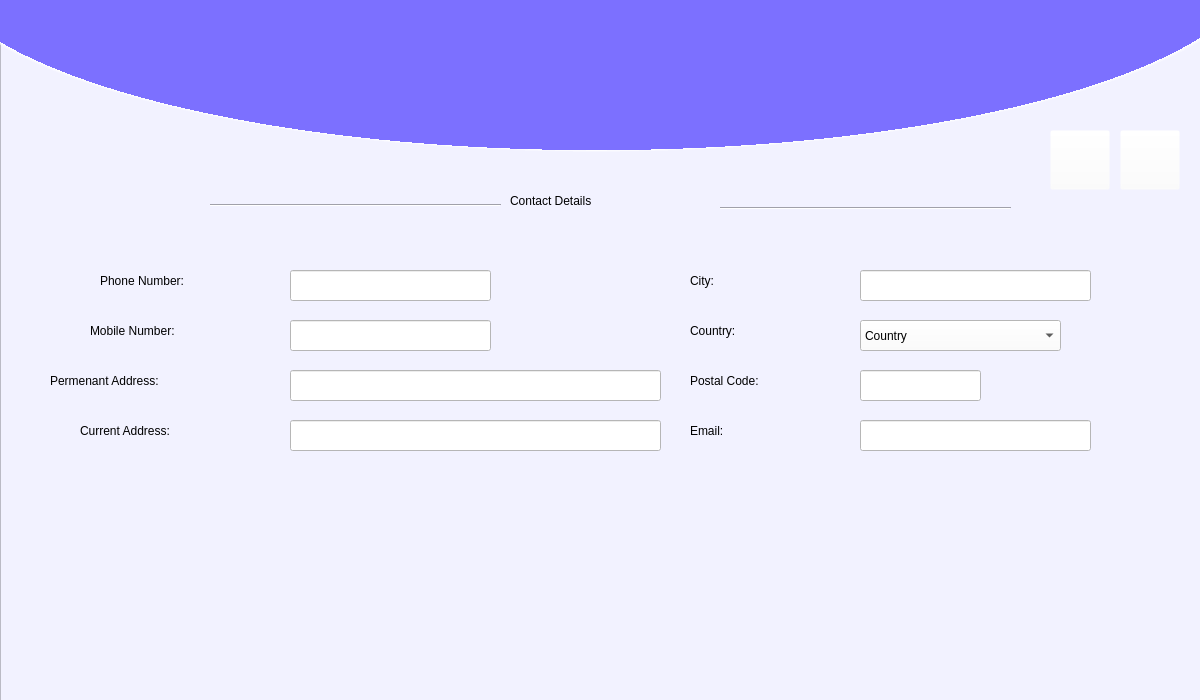
<?xml version="1.0" encoding="UTF-8"?>
<ui version="4.0">
 <class>Form</class>
 <widget class="QWidget" name="Form">
  <property name="geometry">
   <rect>
    <x>0</x>
    <y>0</y>
    <width>1200</width>
    <height>700</height>
   </rect>
  </property>
  <property name="maximumSize">
   <size>
    <width>1200</width>
    <height>700</height>
   </size>
  </property>
  <property name="windowTitle">
   <string>Form</string>
  </property>
  <widget class="QFrame" name="MainFrame">
   <property name="geometry">
    <rect>
     <x>0</x>
     <y>-20</y>
     <width>1281</width>
     <height>721</height>
    </rect>
   </property>
   <property name="styleSheet">
    <string notr="true">background-color: rgb(242, 242, 255);</string>
   </property>
   <property name="frameShape">
    <enum>QFrame::StyledPanel</enum>
   </property>
   <property name="frameShadow">
    <enum>QFrame::Raised</enum>
   </property>
   <widget class="QWidget" name="TopBlueCurve" native="true">
    <property name="geometry">
     <rect>
      <x>-100</x>
      <y>-230</y>
      <width>1400</width>
      <height>410</height>
     </rect>
    </property>
    <property name="autoFillBackground">
     <bool>false</bool>
    </property>
    <property name="styleSheet">
     <string notr="true">background-color: qradialgradient(spread:pad, cx:0.5, cy:0.5, radius:0.911, fx:0.495, fy:0.5, stop:0 rgba(124, 112, 255, 255), stop:0.522167 rgba(124, 112, 255, 255), stop:0.522685 rgba(255, 255, 255, 255), stop:0.527094 rgba(255, 255, 255, 0));
</string>
    </property>
   </widget>
   <widget class="QLabel" name="Services_label">
    <property name="geometry">
     <rect>
      <x>510</x>
      <y>200</y>
      <width>211</width>
      <height>41</height>
     </rect>
    </property>
    <property name="styleSheet">
     <string notr="true">
font: 75 16pt &quot;Segoe UI Black&quot;;
</string>
    </property>
    <property name="text">
     <string>Contact Details</string>
    </property>
   </widget>
   <widget class="QLabel" name="Services_label_2">
    <property name="geometry">
     <rect>
      <x>100</x>
      <y>290</y>
      <width>181</width>
      <height>21</height>
     </rect>
    </property>
    <property name="styleSheet">
     <string notr="true">font: 13pt &quot;Segoe UI Black&quot;;</string>
    </property>
    <property name="text">
     <string>Phone Number:</string>
    </property>
   </widget>
   <widget class="QLineEdit" name="phone_entry">
    <property name="geometry">
     <rect>
      <x>290</x>
      <y>290</y>
      <width>201</width>
      <height>31</height>
     </rect>
    </property>
    <property name="styleSheet">
     <string notr="true">background-color: rgb(255, 255, 255);font: 11pt &quot;MS Shell Dlg 2&quot;;</string>
    </property>
    <property name="text">
     <string/>
    </property>
    <property name="maxLength">
     <number>10</number>
    </property>
    <property name="echoMode">
     <enum>QLineEdit::Normal</enum>
    </property>
    <property name="clearButtonEnabled">
     <bool>true</bool>
    </property>
   </widget>
   <widget class="QLineEdit" name="mobile_entry">
    <property name="geometry">
     <rect>
      <x>290</x>
      <y>340</y>
      <width>201</width>
      <height>31</height>
     </rect>
    </property>
    <property name="styleSheet">
     <string notr="true">background-color: rgb(255, 255, 255);font: 11pt &quot;MS Shell Dlg 2&quot;;</string>
    </property>
    <property name="text">
     <string/>
    </property>
    <property name="maxLength">
     <number>11</number>
    </property>
    <property name="clearButtonEnabled">
     <bool>true</bool>
    </property>
   </widget>
   <widget class="QLabel" name="Services_label_3">
    <property name="geometry">
     <rect>
      <x>90</x>
      <y>340</y>
      <width>181</width>
      <height>21</height>
     </rect>
    </property>
    <property name="styleSheet">
     <string notr="true">font: 13pt &quot;Segoe UI Black&quot;;</string>
    </property>
    <property name="text">
     <string>Mobile Number:</string>
    </property>
   </widget>
   <widget class="QLineEdit" name="email_entry">
    <property name="geometry">
     <rect>
      <x>860</x>
      <y>440</y>
      <width>231</width>
      <height>31</height>
     </rect>
    </property>
    <property name="styleSheet">
     <string notr="true">background-color: rgb(255, 255, 255);font: 11pt &quot;MS Shell Dlg 2&quot;;</string>
    </property>
    <property name="text">
     <string/>
    </property>
    <property name="clearButtonEnabled">
     <bool>true</bool>
    </property>
   </widget>
   <widget class="QLabel" name="Services_label_4">
    <property name="geometry">
     <rect>
      <x>690</x>
      <y>440</y>
      <width>121</width>
      <height>21</height>
     </rect>
    </property>
    <property name="styleSheet">
     <string notr="true">font: 13pt &quot;Segoe UI Black&quot;;</string>
    </property>
    <property name="text">
     <string>Email:</string>
    </property>
   </widget>
   <widget class="QLineEdit" name="postalcode_entry">
    <property name="geometry">
     <rect>
      <x>860</x>
      <y>390</y>
      <width>121</width>
      <height>31</height>
     </rect>
    </property>
    <property name="styleSheet">
     <string notr="true">background-color: rgb(255, 255, 255);font: 11pt &quot;MS Shell Dlg 2&quot;;</string>
    </property>
    <property name="text">
     <string/>
    </property>
    <property name="clearButtonEnabled">
     <bool>true</bool>
    </property>
   </widget>
   <widget class="QLineEdit" name="caddress_entry">
    <property name="geometry">
     <rect>
      <x>290</x>
      <y>440</y>
      <width>371</width>
      <height>31</height>
     </rect>
    </property>
    <property name="styleSheet">
     <string notr="true">background-color: rgb(255, 255, 255);font: 11pt &quot;MS Shell Dlg 2&quot;;</string>
    </property>
    <property name="text">
     <string/>
    </property>
    <property name="clearButtonEnabled">
     <bool>true</bool>
    </property>
   </widget>
   <widget class="QLabel" name="Services_label_9">
    <property name="geometry">
     <rect>
      <x>690</x>
      <y>380</y>
      <width>151</width>
      <height>41</height>
     </rect>
    </property>
    <property name="styleSheet">
     <string notr="true">font: 13pt &quot;Segoe UI Black&quot;;</string>
    </property>
    <property name="text">
     <string>Postal Code:</string>
    </property>
   </widget>
   <widget class="QLineEdit" name="paddress_entry">
    <property name="geometry">
     <rect>
      <x>290</x>
      <y>390</y>
      <width>371</width>
      <height>31</height>
     </rect>
    </property>
    <property name="styleSheet">
     <string notr="true">background-color: rgb(255, 255, 255);font: 11pt &quot;MS Shell Dlg 2&quot;;</string>
    </property>
    <property name="text">
     <string/>
    </property>
    <property name="echoMode">
     <enum>QLineEdit::Normal</enum>
    </property>
    <property name="clearButtonEnabled">
     <bool>true</bool>
    </property>
   </widget>
   <widget class="QLabel" name="Services_label_10">
    <property name="geometry">
     <rect>
      <x>80</x>
      <y>440</y>
      <width>201</width>
      <height>21</height>
     </rect>
    </property>
    <property name="styleSheet">
     <string notr="true">font: 13pt &quot;Segoe UI Black&quot;;</string>
    </property>
    <property name="text">
     <string>Current Address:</string>
    </property>
   </widget>
   <widget class="QLabel" name="Services_label_11">
    <property name="geometry">
     <rect>
      <x>50</x>
      <y>390</y>
      <width>231</width>
      <height>21</height>
     </rect>
    </property>
    <property name="styleSheet">
     <string notr="true">font: 13pt &quot;Segoe UI Black&quot;;
</string>
    </property>
    <property name="text">
     <string>Permenant Address:</string>
    </property>
   </widget>
   <widget class="QLabel" name="Services_label_12">
    <property name="geometry">
     <rect>
      <x>690</x>
      <y>280</y>
      <width>121</width>
      <height>41</height>
     </rect>
    </property>
    <property name="styleSheet">
     <string notr="true">font: 13pt &quot;Segoe UI Black&quot;;</string>
    </property>
    <property name="text">
     <string>City:</string>
    </property>
   </widget>
   <widget class="QLabel" name="Services_label_13">
    <property name="geometry">
     <rect>
      <x>690</x>
      <y>330</y>
      <width>121</width>
      <height>41</height>
     </rect>
    </property>
    <property name="styleSheet">
     <string notr="true">font: 13pt &quot;Segoe UI Black&quot;;</string>
    </property>
    <property name="text">
     <string>Country:</string>
    </property>
   </widget>
   <widget class="QComboBox" name="countryBox">
    <property name="geometry">
     <rect>
      <x>860</x>
      <y>340</y>
      <width>201</width>
      <height>31</height>
     </rect>
    </property>
    <property name="styleSheet">
     <string notr="true">background-color: rgb(255, 255, 255);
font: 11pt &quot;MS Shell Dlg 2&quot;;</string>
    </property>
    <item>
     <property name="text">
      <string>Country</string>
     </property>
    </item>
    <item>
     <property name="text">
      <string>Afghanistan</string>
     </property>
    </item>
    <item>
     <property name="text">
      <string>Åland (Finland)</string>
     </property>
    </item>
    <item>
     <property name="text">
      <string>Albania</string>
     </property>
    </item>
    <item>
     <property name="text">
      <string>Algeria</string>
     </property>
    </item>
    <item>
     <property name="text">
      <string>American Samoa (US)</string>
     </property>
    </item>
    <item>
     <property name="text">
      <string>Andorra</string>
     </property>
    </item>
    <item>
     <property name="text">
      <string>Angola</string>
     </property>
    </item>
    <item>
     <property name="text">
      <string>Anguilla (BOT)</string>
     </property>
    </item>
    <item>
     <property name="text">
      <string>Antigua and Barbuda</string>
     </property>
    </item>
    <item>
     <property name="text">
      <string>Argentina</string>
     </property>
    </item>
    <item>
     <property name="text">
      <string>Armenia</string>
     </property>
    </item>
    <item>
     <property name="text">
      <string>Artsakh</string>
     </property>
    </item>
    <item>
     <property name="text">
      <string>Aruba (Netherlands)</string>
     </property>
    </item>
    <item>
     <property name="text">
      <string>Australia</string>
     </property>
    </item>
    <item>
     <property name="text">
      <string>Austria</string>
     </property>
    </item>
    <item>
     <property name="text">
      <string>Azerbaijan</string>
     </property>
    </item>
    <item>
     <property name="text">
      <string>Bahamas</string>
     </property>
    </item>
    <item>
     <property name="text">
      <string>Bahrain</string>
     </property>
    </item>
    <item>
     <property name="text">
      <string>Bangladesh</string>
     </property>
    </item>
    <item>
     <property name="text">
      <string>Barbados</string>
     </property>
    </item>
    <item>
     <property name="text">
      <string>Belarus</string>
     </property>
    </item>
    <item>
     <property name="text">
      <string>Belgium</string>
     </property>
    </item>
    <item>
     <property name="text">
      <string>Belize</string>
     </property>
    </item>
    <item>
     <property name="text">
      <string>Benin</string>
     </property>
    </item>
    <item>
     <property name="text">
      <string>Bermuda (BOT)</string>
     </property>
    </item>
    <item>
     <property name="text">
      <string>Bhutan</string>
     </property>
    </item>
    <item>
     <property name="text">
      <string>Bolivia</string>
     </property>
    </item>
    <item>
     <property name="text">
      <string>Bonaire (Netherlands)</string>
     </property>
    </item>
    <item>
     <property name="text">
      <string>Bosnia and Herzegovina</string>
     </property>
    </item>
    <item>
     <property name="text">
      <string>Botswana</string>
     </property>
    </item>
    <item>
     <property name="text">
      <string>Brazil</string>
     </property>
    </item>
    <item>
     <property name="text">
      <string>British Virgin Islands (BOT)</string>
     </property>
    </item>
    <item>
     <property name="text">
      <string>Brunei</string>
     </property>
    </item>
    <item>
     <property name="text">
      <string>Bulgaria</string>
     </property>
    </item>
    <item>
     <property name="text">
      <string>Burkina Faso</string>
     </property>
    </item>
    <item>
     <property name="text">
      <string>Burundi</string>
     </property>
    </item>
    <item>
     <property name="text">
      <string>Cambodia</string>
     </property>
    </item>
    <item>
     <property name="text">
      <string>Cameroon</string>
     </property>
    </item>
    <item>
     <property name="text">
      <string>Canada</string>
     </property>
    </item>
    <item>
     <property name="text">
      <string>Cape Verde</string>
     </property>
    </item>
    <item>
     <property name="text">
      <string>Cayman Islands (BOT)</string>
     </property>
    </item>
    <item>
     <property name="text">
      <string>Central African Republic</string>
     </property>
    </item>
    <item>
     <property name="text">
      <string>Chad</string>
     </property>
    </item>
    <item>
     <property name="text">
      <string>Chile</string>
     </property>
    </item>
    <item>
     <property name="text">
      <string>China</string>
     </property>
    </item>
    <item>
     <property name="text">
      <string>Christmas Island (Australia)</string>
     </property>
    </item>
    <item>
     <property name="text">
      <string>Cocos (Keeling) Islands

 (Australia)</string>
     </property>
    </item>
    <item>
     <property name="text">
      <string>Colombia</string>
     </property>
    </item>
    <item>
     <property name="text">
      <string>Comoros</string>
     </property>
    </item>
    <item>
     <property name="text">
      <string>Congo</string>
     </property>
    </item>
    <item>
     <property name="text">
      <string>Cook Islands</string>
     </property>
    </item>
    <item>
     <property name="text">
      <string>Costa Rica</string>
     </property>
    </item>
    <item>
     <property name="text">
      <string>Croatia</string>
     </property>
    </item>
    <item>
     <property name="text">
      <string>Cuba</string>
     </property>
    </item>
    <item>
     <property name="text">
      <string>Curaçao (Netherlands)</string>
     </property>
    </item>
    <item>
     <property name="text">
      <string>Cyprus</string>
     </property>
    </item>
    <item>
     <property name="text">
      <string>Czech Republic</string>
     </property>
    </item>
    <item>
     <property name="text">
      <string>Denmark</string>
     </property>
    </item>
    <item>
     <property name="text">
      <string>Egypt</string>
     </property>
    </item>
    <item>
     <property name="text">
      <string>Estonia</string>
     </property>
    </item>
    <item>
     <property name="text">
      <string>Ethiopia</string>
     </property>
    </item>
    <item>
     <property name="text">
      <string>Falkland Islands (BOT)</string>
     </property>
    </item>
    <item>
     <property name="text">
      <string>Finland</string>
     </property>
    </item>
    <item>
     <property name="text">
      <string>France</string>
     </property>
    </item>
    <item>
     <property name="text">
      <string>French Guiana (France)</string>
     </property>
    </item>
    <item>
     <property name="text">
      <string>French Polynesia (France)</string>
     </property>
    </item>
    <item>
     <property name="text">
      <string>Georgia</string>
     </property>
    </item>
    <item>
     <property name="text">
      <string>Germany</string>
     </property>
    </item>
    <item>
     <property name="text">
      <string>Greece</string>
     </property>
    </item>
    <item>
     <property name="text">
      <string>Greenland (Denmark)</string>
     </property>
    </item>
    <item>
     <property name="text">
      <string>Haiti</string>
     </property>
    </item>
    <item>
     <property name="text">
      <string>Hong Kong</string>
     </property>
    </item>
    <item>
     <property name="text">
      <string>Hungary</string>
     </property>
    </item>
    <item>
     <property name="text">
      <string>Iceland</string>
     </property>
    </item>
    <item>
     <property name="text">
      <string>India</string>
     </property>
    </item>
    <item>
     <property name="text">
      <string>Indonesia</string>
     </property>
    </item>
    <item>
     <property name="text">
      <string>Iran</string>
     </property>
    </item>
    <item>
     <property name="text">
      <string>Iraq</string>
     </property>
    </item>
    <item>
     <property name="text">
      <string>Ireland</string>
     </property>
    </item>
    <item>
     <property name="text">
      <string>Isle of Man (Crown Dependency)</string>
     </property>
    </item>
    <item>
     <property name="text">
      <string>Israel</string>
     </property>
    </item>
    <item>
     <property name="text">
      <string>Italy</string>
     </property>
    </item>
    <item>
     <property name="text">
      <string>Japan</string>
     </property>
    </item>
    <item>
     <property name="text">
      <string>Jordan</string>
     </property>
    </item>
    <item>
     <property name="text">
      <string>Kazakhstan</string>
     </property>
    </item>
    <item>
     <property name="text">
      <string>Kenya</string>
     </property>
    </item>
    <item>
     <property name="text">
      <string>Kuwait</string>
     </property>
    </item>
    <item>
     <property name="text">
      <string>Kyrgyzstan</string>
     </property>
    </item>
    <item>
     <property name="text">
      <string>Lebanon</string>
     </property>
    </item>
    <item>
     <property name="text">
      <string>Lesotho</string>
     </property>
    </item>
    <item>
     <property name="text">
      <string>Liberia</string>
     </property>
    </item>
    <item>
     <property name="text">
      <string>Libya</string>
     </property>
    </item>
    <item>
     <property name="text">
      <string>Liechtenstein</string>
     </property>
    </item>
    <item>
     <property name="text">
      <string>Lithuania</string>
     </property>
    </item>
    <item>
     <property name="text">
      <string>Luxembourg</string>
     </property>
    </item>
    <item>
     <property name="text">
      <string>Macau</string>
     </property>
    </item>
    <item>
     <property name="text">
      <string>Madagascar</string>
     </property>
    </item>
    <item>
     <property name="text">
      <string>Malawi</string>
     </property>
    </item>
    <item>
     <property name="text">
      <string>Malaysia</string>
     </property>
    </item>
    <item>
     <property name="text">
      <string>Maldives</string>
     </property>
    </item>
    <item>
     <property name="text">
      <string>Mali</string>
     </property>
    </item>
    <item>
     <property name="text">
      <string>Mexico</string>
     </property>
    </item>
    <item>
     <property name="text">
      <string>Micronesia</string>
     </property>
    </item>
    <item>
     <property name="text">
      <string>Moldova</string>
     </property>
    </item>
    <item>
     <property name="text">
      <string>Monaco</string>
     </property>
    </item>
    <item>
     <property name="text">
      <string>Mongolia</string>
     </property>
    </item>
    <item>
     <property name="text">
      <string>Montenegro</string>
     </property>
    </item>
    <item>
     <property name="text">
      <string>Montserrat (BOT)</string>
     </property>
    </item>
    <item>
     <property name="text">
      <string>Morocco</string>
     </property>
    </item>
    <item>
     <property name="text">
      <string>Mozambique</string>
     </property>
    </item>
    <item>
     <property name="text">
      <string>Nauru</string>
     </property>
    </item>
    <item>
     <property name="text">
      <string>Nepal</string>
     </property>
    </item>
    <item>
     <property name="text">
      <string>Netherlands</string>
     </property>
    </item>
    <item>
     <property name="text">
      <string>New Caledonia (France)</string>
     </property>
    </item>
    <item>
     <property name="text">
      <string>New Zealand</string>
     </property>
    </item>
    <item>
     <property name="text">
      <string>Nicaragua</string>
     </property>
    </item>
    <item>
     <property name="text">
      <string>Niger</string>
     </property>
    </item>
    <item>
     <property name="text">
      <string>Nigeria</string>
     </property>
    </item>
    <item>
     <property name="text">
      <string>Niue</string>
     </property>
    </item>
    <item>
     <property name="text">
      <string>Norfolk Island (Australia)</string>
     </property>
    </item>
    <item>
     <property name="text">
      <string>North Korea</string>
     </property>
    </item>
    <item>
     <property name="text">
      <string>Norway</string>
     </property>
    </item>
    <item>
     <property name="text">
      <string>Oman</string>
     </property>
    </item>
    <item>
     <property name="text">
      <string>Pakistan</string>
     </property>
    </item>
    <item>
     <property name="text">
      <string>Palau</string>
     </property>
    </item>
    <item>
     <property name="text">
      <string>Palestine</string>
     </property>
    </item>
    <item>
     <property name="text">
      <string>Panama</string>
     </property>
    </item>
    <item>
     <property name="text">
      <string>Papua New Guinea</string>
     </property>
    </item>
    <item>
     <property name="text">
      <string>Paraguay</string>
     </property>
    </item>
    <item>
     <property name="text">
      <string>Peru</string>
     </property>
    </item>
    <item>
     <property name="text">
      <string>Philippines</string>
     </property>
    </item>
    <item>
     <property name="text">
      <string>Pitcairn Islands (BOT)</string>
     </property>
    </item>
    <item>
     <property name="text">
      <string>Poland</string>
     </property>
    </item>
    <item>
     <property name="text">
      <string>Portugal</string>
     </property>
    </item>
    <item>
     <property name="text">
      <string>Qatar</string>
     </property>
    </item>
    <item>
     <property name="text">
      <string>Romania</string>
     </property>
    </item>
    <item>
     <property name="text">
      <string>Russia</string>
     </property>
    </item>
    <item>
     <property name="text">
      <string>Samoa</string>
     </property>
    </item>
    <item>
     <property name="text">
      <string>San Marino</string>
     </property>
    </item>
    <item>
     <property name="text">
      <string>São Tomé and Príncipe</string>
     </property>
    </item>
    <item>
     <property name="text">
      <string>Saudi Arabia</string>
     </property>
    </item>
    <item>
     <property name="text">
      <string>Serbia</string>
     </property>
    </item>
    <item>
     <property name="text">
      <string>Somalia</string>
     </property>
    </item>
    <item>
     <property name="text">
      <string>South Africa</string>
     </property>
    </item>
    <item>
     <property name="text">
      <string>South Korea</string>
     </property>
    </item>
    <item>
     <property name="text">
      <string>South Sudan</string>
     </property>
    </item>
    <item>
     <property name="text">
      <string>Spain</string>
     </property>
    </item>
    <item>
     <property name="text">
      <string>Sri Lanka</string>
     </property>
    </item>
    <item>
     <property name="text">
      <string>Sudan</string>
     </property>
    </item>
    <item>
     <property name="text">
      <string>Sweden</string>
     </property>
    </item>
    <item>
     <property name="text">
      <string>Switzerland</string>
     </property>
    </item>
    <item>
     <property name="text">
      <string>Syria</string>
     </property>
    </item>
    <item>
     <property name="text">
      <string>Taiwan</string>
     </property>
    </item>
    <item>
     <property name="text">
      <string>Tajikistan</string>
     </property>
    </item>
    <item>
     <property name="text">
      <string>Tanzania</string>
     </property>
    </item>
    <item>
     <property name="text">
      <string>Thailand</string>
     </property>
    </item>
    <item>
     <property name="text">
      <string>Tunisia</string>
     </property>
    </item>
    <item>
     <property name="text">
      <string>Turkey</string>
     </property>
    </item>
    <item>
     <property name="text">
      <string>Turkmenistan</string>
     </property>
    </item>
    <item>
     <property name="text">
      <string>Uganda</string>
     </property>
    </item>
    <item>
     <property name="text">
      <string>Ukraine</string>
     </property>
    </item>
    <item>
     <property name="text">
      <string>United Arab Emirates</string>
     </property>
    </item>
    <item>
     <property name="text">
      <string>United Kingdom</string>
     </property>
    </item>
    <item>
     <property name="text">
      <string>United States</string>
     </property>
    </item>
    <item>
     <property name="text">
      <string>Uruguay</string>
     </property>
    </item>
    <item>
     <property name="text">
      <string>Uzbekistan</string>
     </property>
    </item>
    <item>
     <property name="text">
      <string>Vietnam</string>
     </property>
    </item>
    <item>
     <property name="text">
      <string>Wallis and Futuna (France)</string>
     </property>
    </item>
    <item>
     <property name="text">
      <string>Western Sahara</string>
     </property>
    </item>
    <item>
     <property name="text">
      <string>Yemen</string>
     </property>
    </item>
    <item>
     <property name="text">
      <string>Zambia</string>
     </property>
    </item>
    <item>
     <property name="text">
      <string>Zimbabwe</string>
     </property>
    </item>
   </widget>
   <widget class="QPushButton" name="forward">
    <property name="geometry">
     <rect>
      <x>1120</x>
      <y>150</y>
      <width>60</width>
      <height>60</height>
     </rect>
    </property>
    <property name="cursor">
     <cursorShape>PointingHandCursor</cursorShape>
    </property>
    <property name="styleSheet">
     <string notr="true">background-color: rgba(255, 255, 255, 0);</string>
    </property>
    <property name="text">
     <string/>
    </property>
    <property name="icon">
     <iconset>
      <normaloff>../Images/arroe_right.png</normaloff>../Images/arroe_right.png</iconset>
    </property>
    <property name="iconSize">
     <size>
      <width>60</width>
      <height>60</height>
     </size>
    </property>
   </widget>
   <widget class="QPushButton" name="back">
    <property name="geometry">
     <rect>
      <x>1050</x>
      <y>150</y>
      <width>60</width>
      <height>60</height>
     </rect>
    </property>
    <property name="cursor">
     <cursorShape>PointingHandCursor</cursorShape>
    </property>
    <property name="styleSheet">
     <string notr="true">background-color: rgba(255, 255, 255, 0);</string>
    </property>
    <property name="text">
     <string/>
    </property>
    <property name="icon">
     <iconset>
      <normaloff>../Images/arroe_left.png</normaloff>../Images/arroe_left.png</iconset>
    </property>
    <property name="iconSize">
     <size>
      <width>60</width>
      <height>60</height>
     </size>
    </property>
   </widget>
   <widget class="QLabel" name="error">
    <property name="geometry">
     <rect>
      <x>670</x>
      <y>639</y>
      <width>381</width>
      <height>31</height>
     </rect>
    </property>
    <property name="styleSheet">
     <string notr="true">font: 9pt &quot;MS Shell Dlg 2&quot;;
color: rgb(222, 0, 0);</string>
    </property>
    <property name="text">
     <string/>
    </property>
    <property name="alignment">
     <set>Qt::AlignCenter</set>
    </property>
   </widget>
   <widget class="QLineEdit" name="city_entry">
    <property name="geometry">
     <rect>
      <x>860</x>
      <y>290</y>
      <width>231</width>
      <height>31</height>
     </rect>
    </property>
    <property name="styleSheet">
     <string notr="true">background-color: rgb(255, 255, 255);font: 11pt &quot;MS Shell Dlg 2&quot;;</string>
    </property>
    <property name="text">
     <string/>
    </property>
    <property name="clearButtonEnabled">
     <bool>true</bool>
    </property>
   </widget>
   <widget class="QPushButton" name="Save">
    <property name="geometry">
     <rect>
      <x>1050</x>
      <y>640</y>
      <width>101</width>
      <height>41</height>
     </rect>
    </property>
    <property name="styleSheet">
     <string notr="true">background-color: rgb(124, 112, 255);
color: rgb(255, 255, 255);
font: 87 14pt &quot;Segoe UI Black&quot;;
border-radius: 10px</string>
    </property>
    <property name="text">
     <string>Save</string>
    </property>
   </widget>
   <widget class="QWidget" name="dhoka" native="true">
    <property name="geometry">
     <rect>
      <x>1040</x>
      <y>610</y>
      <width>120</width>
      <height>80</height>
     </rect>
    </property>
    <property name="styleSheet">
     <string notr="true"/>
    </property>
   </widget>
   <widget class="Line" name="line">
    <property name="geometry">
     <rect>
      <x>720</x>
      <y>220</y>
      <width>291</width>
      <height>16</height>
     </rect>
    </property>
    <property name="orientation">
     <enum>Qt::Horizontal</enum>
    </property>
   </widget>
   <widget class="Line" name="line_2">
    <property name="geometry">
     <rect>
      <x>210</x>
      <y>215</y>
      <width>291</width>
      <height>21</height>
     </rect>
    </property>
    <property name="orientation">
     <enum>Qt::Horizontal</enum>
    </property>
   </widget>
   <widget class="QPushButton" name="pushButton_2">
    <property name="geometry">
     <rect>
      <x>430</x>
      <y>30</y>
      <width>360</width>
      <height>150</height>
     </rect>
    </property>
    <property name="styleSheet">
     <string notr="true">background-color: rgba(255, 255, 255, 0);</string>
    </property>
    <property name="text">
     <string/>
    </property>
    <property name="icon">
     <iconset>
      <normaloff>../Images/Logo.png</normaloff>../Images/Logo.png</iconset>
    </property>
    <property name="iconSize">
     <size>
      <width>350</width>
      <height>350</height>
     </size>
    </property>
    <property name="flat">
     <bool>true</bool>
    </property>
   </widget>
  </widget>
 </widget>
 <resources>
  <include location="image.qrc"/>
 </resources>
 <connections/>
</ui>
